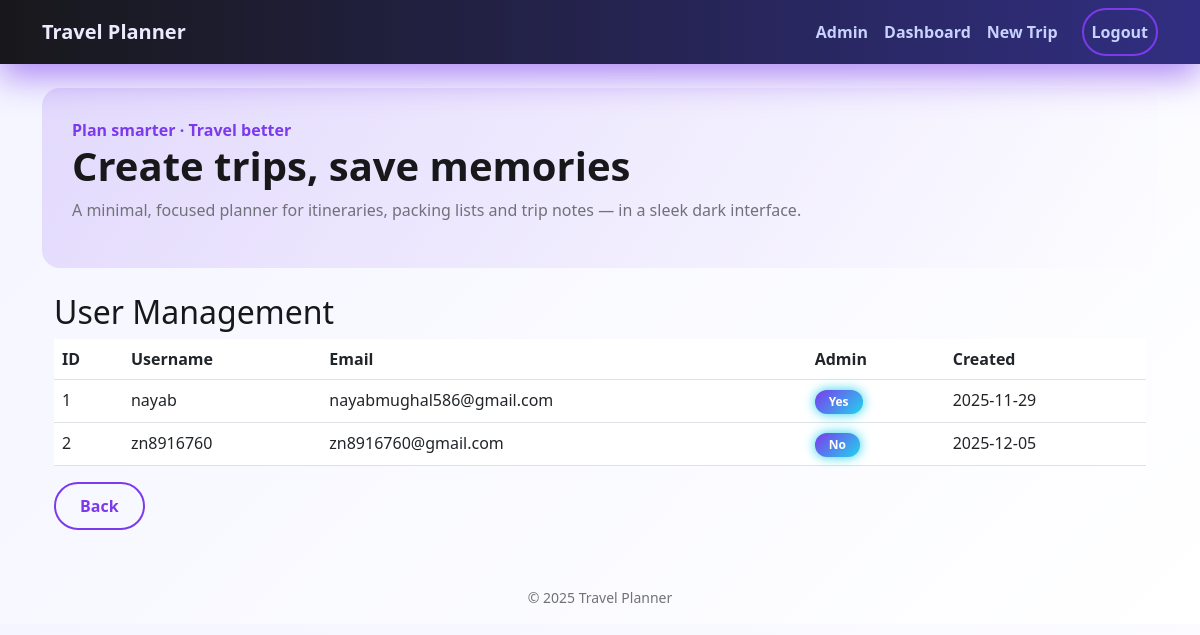
Page /admin/users (signed in) on the committed database.
### models.py (models this page shows, shortened)
class User(db.Model, UserMixin):
    __tablename__ = "users"
    id = db.Column(db.Integer, primary_key=True)
    username = db.Column(db.String(80), unique=True, nullable=False)
    email = db.Column(db.String(120), unique=True, nullable=False)
    password_hash = db.Column(db.String(128))
    is_admin = db.Column(db.Boolean, default=False)   # <-- ensure this exists
    created_at = db.Column(db.DateTime, default=datetime.utcnow)
    trips = db.relationship("Trip", backref="user", lazy=True)

### app.py (the view)
    @app.route("/admin/users")
    @login_required
    def admin_users():
        if not current_user.is_admin:
            flash("Admin access required.", "danger")
            return redirect(url_for("index"))
        users = User.query.all()
        return render_template("admin/users.html", users=users)

### templates/admin/users.html (shortened to what this page needs)
{% extends "base.html" %}
{% block content %}
<div class="container">
  <h2>User Management</h2>
  <table class="table">
    <thead>
      <tr><th>ID</th><th>Username</th><th>Email</th><th>Admin</th><th>Created</th></tr>
    </thead>
    <tbody>
      {% for u in users %}
      <tr>
        <td>{{ u.id }}</td>
        <td>{{ u.username }}</td>
        <td>{{ u.email }}</td>
        <td>{% if u.is_admin %}<span class="badge bg-success">Yes</span>{% else %}<span class="badge bg-secondary">No</span>{% endif %}</td>
        <td>{{ u.created_at.strftime('%Y-%m-%d') if u.created_at else '—' }}</td>
      </tr>
      {% endfor %}
    </tbody>
  </table>
  <a href="{{ url_for('admin_index') }}" class="btn btn-outline">Back</a>
</div>
{% endblock %}

### templates/base.html (shortened to what this page needs)
<!doctype html>
<html lang="en">
<head>
  <link href="https://cdn.jsdelivr.net/npm/bootstrap@5.3.0/dist/css/bootstrap.min.css" rel="stylesheet">
  <link rel="stylesheet" href="{{ url_for('static', filename='main.css') }}">
</head>
<body>
<nav class="navbar navbar-expand-lg">
  <div class="container">
    <a class="navbar-brand" href="{{ url_for('index') }}">Travel Planner</a>
    <div class="collapse navbar-collapse" id="mainNav">
      <ul class="navbar-nav ms-auto align-items-lg-center">
        {% if current_user.is_authenticated %}
          {% if current_user.is_admin %}
            <li class="nav-item"><a class="nav-link" href="{{ url_for('admin_index') }}">Admin</a></li>
          {% endif %}
          <li class="nav-item"><a class="nav-link" href="{{ url_for('dashboard') }}">Dashboard</a></li>
          <li class="nav-item"><a class="nav-link" href="{{ url_for('new_trip') }}">New Trip</a></li>
          <li class="nav-item"><a class="nav-link btn btn-outline ms-lg-3" href="{{ url_for('logout') }}">Logout</a></li>
        {% else %}
          <li class="nav-item"><a class="nav-link" href="{{ url_for('login') }}">Login</a></li>
          <li class="nav-item"><a class="nav-link btn btn-primary ms-lg-3" href="{{ url_for('register') }}">Register</a></li>
        {% endif %}
      </ul>
    </div>
  </div>
</nav>
<div class="container mt-4">
  <div class="hero">
    <div class="kicker">Plan smarter · Travel better</div>
    <h1 class="title">Create trips, save memories</h1>
    <p class="subtitle">A minimal, focused planner for itineraries, packing lists and trip notes — in a sleek dark interface.</p>
  </div>
  {% block content %}{% endblock %}
</div>
<footer class="site-footer">
  <div class="container">
    <small>&copy; {{ current_year or '2025' }} Travel Planner</small>
  </div>
</footer>
</body>
</html>

### static/main.css (style rules this page uses)
:root { --bg: #f8fafc; --bg-light: #ffffff; --card: #ffffff; --panel: #f1f5f9; --text: #18181b; --text-muted: #71717a; --accent: #7c3aed; --accent-2: #22d3ee; --neon: #22c55e; --border: rgba(0,0,0,0.06); --glass: rgba(255,255,255,0.7); --radius: 18px; --radius-sm: 12px; --shadow: 0 15px 40px rgba(124,58,237,.25); font-family: "Inter", system-ui, sans-serif; }
html, body { background: linear-gradient(135deg,#f4f5ff,#ffffff); color: var(--text); }
.navbar { background: linear-gradient(90deg,#18181b,#312e81); box-shadow: 0 12px 35px rgba(124,58,237,.6); }
.navbar-brand { font-weight: 800; color: #ede9fe !important; }
.nav-link { color: #c7d2fe !important; font-weight: 600; }
.hero { background: linear-gradient(120deg, rgba(124,58,237,.15), transparent); padding: 30px; border-radius: var(--radius); margin-bottom: 25px; }
.title { font-weight:900; }
.subtitle { color:var(--text-muted); }
.kicker { color:var(--accent);font-weight:700; }
.btn { border-radius: 30px; padding: 10px 24px; font-weight:700; transition:.25s; }
.btn-outline { color: var(--accent); border:2px solid var(--accent); }
.badge { background: linear-gradient(135deg,var(--accent),var(--accent-2)); color:white; padding:6px 14px; border-radius:999px; box-shadow:0 0 12px var(--accent-2); }
.table thead { background:rgba(124,58,237,.1); }
.site-footer { margin-top:40px; padding:15px 0; text-align:center; color:var(--text-muted); }

### rows in the picture
User: id "1", username "nayab", email "nayabmughal586@gmail.com", is_admin "Yes", created_at "2025-11-29"
User: id "2", username "zn8916760", email "zn8916760@gmail.com", is_admin "No", created_at "2025-12-05"

### other values in the picture
{{ current_year or '2025' }} "2025"
